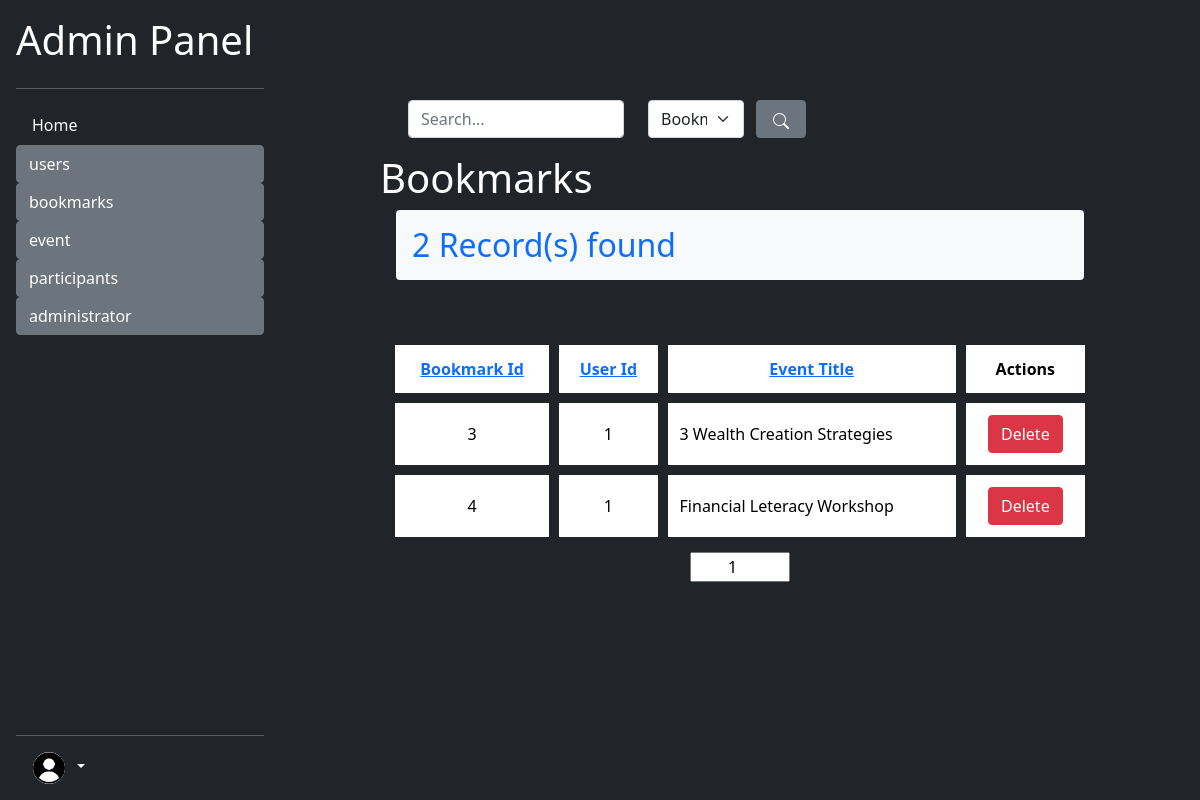
The app's page /admin/bookmarks/list_bookmarks.php (signed in), older data.
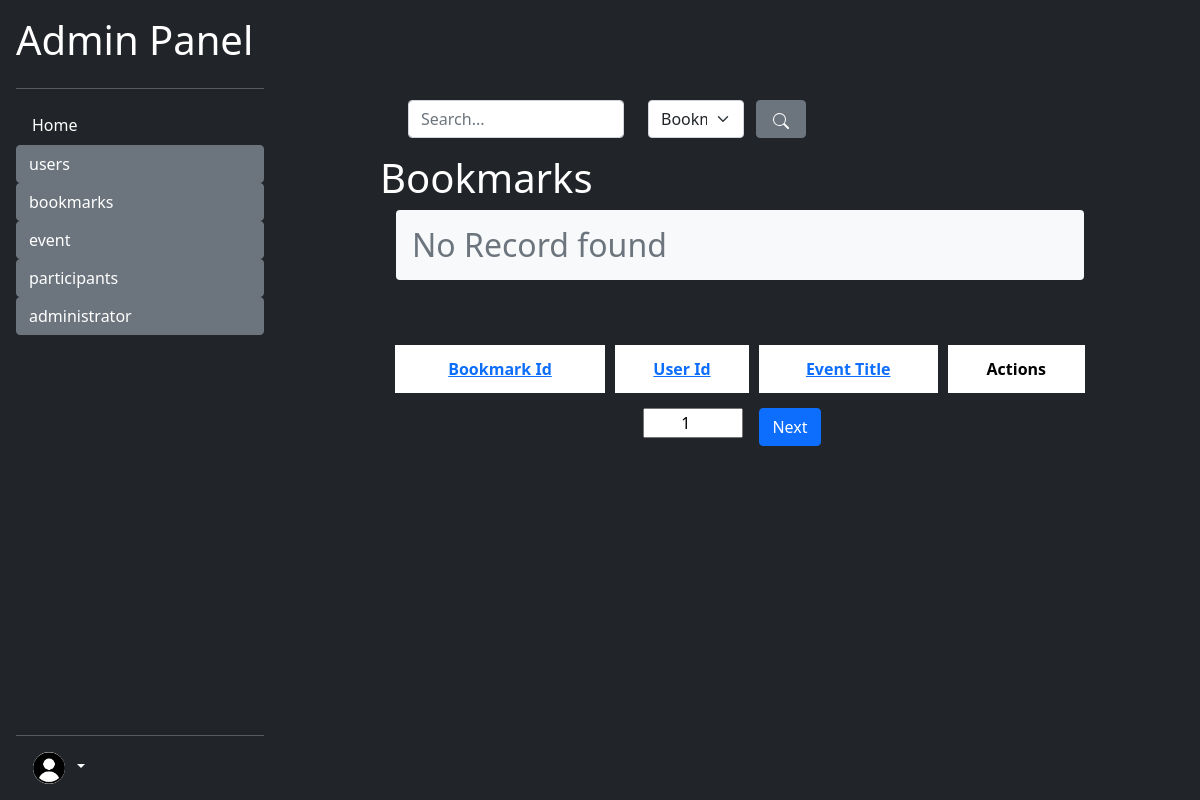
The same page, newer data.
### tables this page shows
CREATE TABLE `bookmarks` (
  `bookmark_id` int(11) NOT NULL,
  `user_id` int(11) NOT NULL,
  `Event_Title` varchar(30) NOT NULL
);

### utility/utility.php (called while the page is built, shortened)
<?php
function concatPaths(...$paths)
{
    $toReturn = array_shift($paths);
    foreach ($paths as $path) {
        if ($path != "") {
            $toReturn .=  "/" . $path;
        }
    }
    return  $toReturn;
}
function getVariableParentPath($fullPath, $levelsUp)
{
    $path = parse_url($fullPath)["path"];
    $pathArr  = explode("/", $path);
    $discardedChilds = array_slice($pathArr,  0, -$levelsUp);
    return implode("/", $discardedChilds);
}
class Database
{
    public $con;
    function __construct()
    {
        $this->con = mysqli_connect(self::DB_HOST, self::DB_USER, self::DB_PASSWORD, self::DB_NAME);
    }
    function select($columnArray, $whereStatements, $table = 'user')
    {
        $queryStatement = "SELECT " . array_shift($columnArray);
        foreach ($columnArray as $col) {
            $queryStatement .= ", $col";
        }
        if ($whereStatements == "") {
            $queryStatement .= " FROM $table";
        } else {
            $queryStatement .= " FROM $table WHERE $whereStatements;";
        }
        $this->queryResult = mysqli_query($this->con, $queryStatement);
        return mysqli_fetch_all($this->queryResult);
    }
}

### admin/bookmarks/list_bookmarks.php (the view, shortened to what the changed rows need)
<?php
require_once dirname(__FILE__) . "/../../env_variables.php";
require_once "$docRoot/utility/utility.php";
$searchSuccess = false;
$colArray = array(
    "bookmark_id" => "Bookmark Id",
    "user_id" => "User Id",
    "Event_Title" => "Event Title"
);
$sortCol = "user_id";
$sort = "ASC";
$db = new Database();
$pageNo = 1;
if (!$searchSuccess) {
    $whereStatement = "TRUE ORDER BY $sortCol $sort";
    $result = $db->select(array("bookmark_id", "user_id", "Event_Title"), $whereStatement, "bookmarks");
    $resultArr = $result;
}
$pageCount = ceil(count($resultArr) / 10);
?>
<!DOCTYPE html>
<html lang="en">
<head>
    <link href="https://cdn.jsdelivr.net/npm/bootstrap@5.0.2/dist/css/bootstrap.min.css" rel="stylesheet">
    <link href="../index.css" type="text/css" rel="stylesheet">
</head>
<body class="bg-dark">
    <?php
    include_once "../sidebar.php";
    ?>
    <section class="text-white">
        <form class="mb-0 mx-3 row container mb-3" action="" method="GET">
            <div class="col-md-4">
            </div>
            <div class="col-md-2">
            </div>
            <button type="submit" class="btn btn-secondary" style="width: 50px;">
            </button>
        </form>
        <h1>Bookmarks</h1>
        <?php
        if (count($resultArr) > 0) {
            $resultCount = count($resultArr);
            echo "<h2 class='text-primary bg-light rounded-2 p-3 mx-3'>$resultCount Record(s) found</h2>";
        } else {
            echo "<h2 class='text-secondary bg-light rounded-2 p-3 mx-3'>No Record found</h2>";
        }
        ?>
        <table class="event-list">
            <tr class="text-center">
                <?php
                $searchParams = "";
                foreach ($colArray as $col => $headerName) {
                    $tempSort = "ASC";
                    if ($sortCol == $col) {
                        $tempSort = $sort;
                    }
                    echo <<<HTML
                    <th>
                        <a href="{$_SERVER['PHP_SELF']}?pageNo=$pageNo&col=$col&sort=$tempSort$searchParams">
                        $headerName
                        </a>
                    </th>
HTML;
                }
                ?>
                <th>Actions</th>
            </tr>
            <?php
            $startIndex = ($pageNo - 1) * 10;
            for ($i = $startIndex; $i < $startIndex + 10 && $i < count($resultArr); $i++) {
                echo <<<HTML
                    <tr class="text-center">
                        <td>{$resultArr[$i][0]}</td>
                        <td>{$resultArr[$i][1]}</td>
                        <td style="text-align:left;">{$resultArr[$i][2]}</td>
                        <td>
                            <button class="btn btn-danger" onclick="enableModal([{$resultArr[$i][0]}, '{$resultArr[$i][1]}', '{$resultArr[$i][2]}']);">Delete</button>
                        </td>
                    </tr>
HTML;
            }
            ?>
        </table>
        <?php
        $next = $pageNo + 1;
        echo '<div class="d-flex flex-row justify-content-center px-auto container">';
        ?>
        <?php
        echo <<<HTML
        <form action="{$_SERVER['PHP_SELF']}" method="GET">
            <input name="pageNo" value="$pageNo" id="pageNoInput" type="number" placeholder="1 ... {$pageCount}" min="1" max="{$pageCount}">
        </form>
HTML;
        ?>
        <?php
        if ($next != $pageCount + 1) {
            echo <<<HTML
                <button type="button" onclick="window.location='{$_SERVER['PHP_SELF']}?pageNo=$next'" class="btn btn-primary mx-3">
                    Next
                </button>
HTML;
        }
        echo '</div>';
        ?>
    </section>
</body>
</html>

### admin/sidebar.php (shortened to what the changed rows need)
<?php
require_once dirname(__FILE__) . "/../env_variables.php";
require_once "$docRoot/utility/utility.php";
?>
<div id="admin-sidebar" class="d-flex flex-column flex-shrink-0 p-3 text-white bg-dark">
    <a href="/" class="d-flex align-items-center mb-3 mb-md-0 me-md-auto text-white text-decoration-none">
        <h1>Admin Panel</h1>
    </a>
    <ul class="nav nav-pills flex-column mb-auto">
        <?php
        $dirList = array(
            "index.php" => "Home",
            'users' => array(
                "list_user.php" => "List Users",
                "add_user.php" => "Add Users",
            ),
            'bookmarks' => array(
                "list_bookmarks.php" => "List Bookmarks",
                "add_bookmark.php" => "Add Bookmark",
            ),
            'event' => array(
                "list_events.php" => "List Events",
                "add_event.php" => "Add Events",
            ),
            'participants' => array(
                "list_participants.php" => "List Participants",
                "add_participant.php" => "Add Participants",
            ),
            'administrator' => array(
                "list_admins.php" => "List Admins",
                "add_admin.php" => "Add Admin",
            )
        );
        $basePath = "$sevRoot/admin";
        function createSideMenu($dirArray, $currentPath )
        {
            $currentParentPath = getVariableParentPath($_SERVER['PHP_SELF'], 1);
            $currentFullPath = $_SERVER['PHP_SELF'];
            foreach ($dirArray as $dir => $dirOrFiles) {
                if (is_array($dirOrFiles)) {
                    if ($currentParentPath  == concatPaths($currentPath, $dir)) {
                        $activeStatus = "active";
                    } else {
                        $activeStatus = "btn-secondary";
                    }
                    echo <<<HTML
                    <li>
                        <button class="btn btn-primary $activeStatus" style="text-align:left; width:100%;" onclick="displaySideBar(this);">
                        $dir
                        </button>
                        <ul class="nav nav-pills flex-column subSideBar" >
HTML;
                    echo "  </ul>";
                    echo "</li>";
                } else if (is_string($dir)) {
                    if ($currentFullPath == concatPaths($currentPath, $dir)) {
                        $childActiveStatus = "bg-light text-dark";
                    } else {
                        $childActiveStatus = "text-white ";
                    }
                    echo  <<<HTML
                    <li class="container">
                        <a href="$currentPath/$dir" class="nav-link $childActiveStatus">$dirOrFiles</a>
                    </li>
HTML;
                }
            }
        }
        createSideMenu($dirList, $basePath);
        ?>
    </ul>
</div>

Row changes from the older to the newer data that the page shows:
removed bookmarks: bookmark "3", user "1", Event_Title "3 Wealth Creation Strategies"
removed bookmarks: bookmark "4", user "1", Event_Title "Financial Leteracy Workshop"
Text that changed along with them:
$resultCount: "2" → (not shown)
text no longer shown: "Record(s) found"
text now shown: "No Record found Next"
